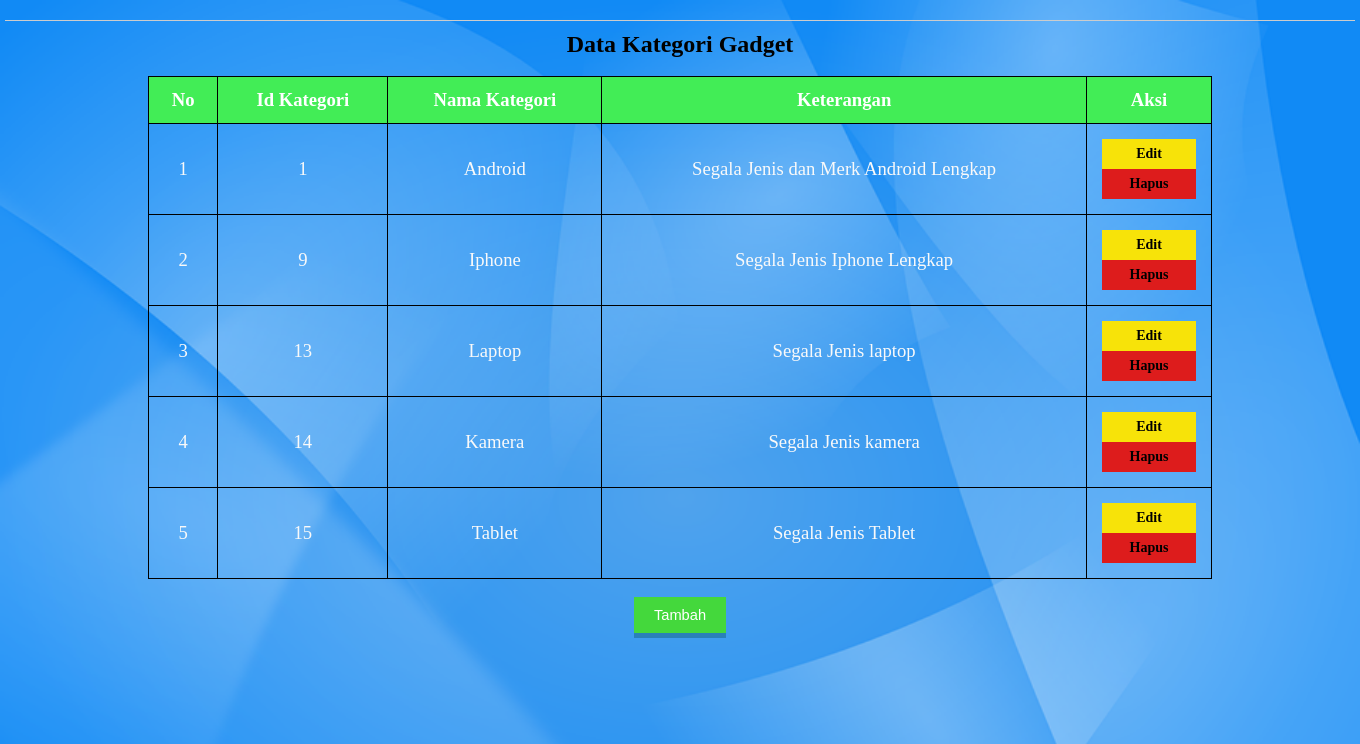
/kategori_tampil.php, run on the app's committed database.
### tables this page shows
CREATE TABLE `tb_category` (
  `cat_id` int(11) NOT NULL,
  `cat_name` varchar(50) NOT NULL,
  `cat_text` varchar(255) NOT NULL
);

### app/Controller.php (called while the page is built, shortened)
<?php
class Controller{
	public function __construct() {
		try {
			$this->db = new PDO("mysql:host=localhost;dbname=sigadget", "root", "");
		} catch (Exception $e) {
			die("error! " . $e->getMessage());
		}
  	}
}

### app/Kategori.php (called while the page is built, shortened)
<?php
class Kategori extends Controller{
	public function tampil()
	{
		$sql= "SELECT * FROM tb_category";
		$stmt= $this->db->prepare($sql);
		$stmt->execute();
		$data = [];
		while ($rows = $stmt->fetch()){
			$data[] = $rows;
		}
		return $data;
	}
}
 ?>

### kategori_tampil.php (the view, shortened to what this page needs)
<?php
$kategori = new app\Kategori();
$rows = $kategori->tampil();
?>
<html>
	<head>
	<link rel="stylesheet"href="layout/assets/css/style.css">
	</head>
<body>
	<div class="utama">
	<div class="isi">
			<h2 align="center">Data Kategori Gadget</h2>
			<br>
			<thead>
			<table>
				<div class="tr1">
				<tr>
					<th>No</th>
					<th>Id Kategori</th>
					<th>Nama Kategori</th>
					<th>Keterangan</th>
					<th>Aksi</th>
				</tr>
				</div>
			</thead>
				<?php
				$no = 1;
				?>
				<?php foreach ($rows as $row) { ?>
			<tbody>
				<tr>
					<td><?php echo $no++?></td>
					<td><?php echo $row['cat_id']; ?></td>
					<td><?php echo $row['cat_name']; ?></td>
					<td><?php echo $row['cat_text']; ?></td>
					<td width="90px" align="center">
					<a class="edit" href="dashboard.php?halaman=kategori_edit&id=<?php echo $row['cat_id']; ?>">Edit</a>
					<a class ="hapus"  href="dashboard.php?halaman=kategori_proses&delete-id=<?php echo $row['cat_id']; ?>">Hapus</a>
					</td>
				</tr>
			</tbody>
			<?php } ?>
			<br>
			<div align="center">
			<a href="dashboard.php?halaman=kategori_input">
			<button class="input">Tambah</button>
			</a>
			</div>
			<br>
</div>
</body>
</html>

### layout/assets/css/style.css (style rules this page uses)
* { margin: 0px auto; }
html,body { height: 100%; }
.utama { width: 1350px; min-height: 100%; margin: auto; position: relative; }
.input { background-color: #44d83c; color:white; padding:10px 20px; text-decoration:none; font-family:sans-serif; font-size:11pt; border-top:0; border-left:0; border-right:0; border-bottom:5px solid #2A80B9; cursor: pointer; }
.isi { margin-top: 20px; padding-left: 10px; border-top: 1px solid #ccc; border-collapse: collapse; color: black; padding: 10px; position : relative; padding-bottom :60px; }
.tr1 { background-color: #45D83C; border: 0px solid #ccc; width: 80%; }
table { border: 1px solid black; border-collapse: collapse; background-color: transparent; padding: 15px; color: #f9f9f9; font-style: initial ; font-size: 14pt; width: 80%; text-align: center; }
table th { border:1px solid black; background-color: #42ed56; color: #fff; padding: 12px; text-align: center; }
table td { border: 1px solid black; padding: 15px; }
body { ; background-image: url('../images/bg.png'); background-size: cover; background-attachment: fixed; background-repeat: no-repeat; }
.edit { text-decoration: none; padding: 7px; display: block; width: 80px; color: #000000; font-weight: bold; font-size: 14px; background-color: #f7e309; }
.hapus { text-decoration: none; padding: 7px; display: block; width: 80px; color: #000000; font-weight: bold; font-size: 14px; background-color: #dd1c1c; }

### data on the page
tb_category: cat_id "1", cat_name "Android", cat_text "Segala Jenis dan Merk Android Lengkap"
tb_category: cat_id "9", cat_name "Iphone", cat_text "Segala Jenis Iphone Lengkap"
tb_category: cat_id "13", cat_name "Laptop", cat_text "Segala Jenis laptop"
tb_category: cat_id "14", cat_name "Kamera", cat_text "Segala Jenis kamera"
tb_category: cat_id "15", cat_name "Tablet", cat_text "Segala Jenis Tablet"
